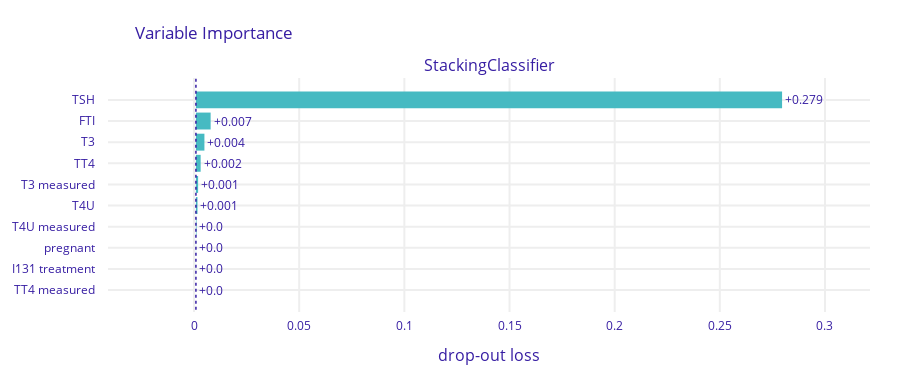

The cell this chart's notebook holds for it:
### Code cell
import pandas as pd
import joblib
from dalex import Explainer
import matplotlib.pyplot as plt

model = joblib.load('C:\\Users\\caiom\\Desktop\\Sist Hypo\\thyroid_disease_AI\\thyroid_disease_AI\\models_file\\StackingModel.sav')

input_train_path = 'C:\\Users\\caiom\\Desktop\\Sist Hypo\\thyroid_disease_AI\\thyroid_disease_AI\\datasets\\hypothyroid\\input_train.csv'
output_train_path = 'C:\\Users\\caiom\\Desktop\\Sist Hypo\\thyroid_disease_AI\\thyroid_disease_AI\\datasets\\hypothyroid\\output_train.csv'
input_test_path = 'C:\\Users\\caiom\\Desktop\\Sist Hypo\\thyroid_disease_AI\\thyroid_disease_AI\\datasets\\hypothyroid\\input_test.csv'
output_test_path = 'C:\\Users\\caiom\\Desktop\\Sist Hypo\\thyroid_disease_AI\\thyroid_disease_AI\\datasets\\hypothyroid\\output_test.csv'

X_train = pd.read_csv(input_train_path)
# X_test = pd.read_csv(input_test_path)
y_train = pd.read_csv(output_train_path)
# y_test = pd.read_csv(output_test_path, header=None, squeeze=True)

exp = Explainer(model, X_train, y_train)

vip = exp.model_parts()
vip.plot()
plt.savefig('imported_features.png')

### Figure 1 — Plotly figure (JSON) as saved in the notebook; plotly's stock layout.template omitted (floating-point values rounded to 4 significant figures)
{"data": [{"base": 0.0008917, "hoverinfo": "text", "hoverlabel": {"bgcolor": "rgba(0,0,0,0.8)"}, "hovertext": ["Model: StackingClassifier loss after<br>variable: TSH is permuted: 0.28<br>Drop-out loss change: +0.279", "Model: StackingClassifier loss after<br>variable: FTI is permuted: 0.008<br>Drop-out loss change: +0.007", "Model: StackingClassifier loss after<br>variable: T3 is permuted: 0.005<br>Drop-out loss change: +0.004", "Model: StackingClassifier loss after<br>variable: TT4 is permuted: 0.003<br>Drop-out loss change: +0.002", "Model: StackingClassifier loss after<br>variable: T3 measured is permuted: 0.002<br>Drop-out loss change: +0.001", "Model: StackingClassifier loss after<br>variable: T4U is permuted: 0.002<br>Drop-out loss change: +0.001", "Model: StackingClassifier loss after<br>variable: T4U measured is permuted: 0.001<br>Drop-out loss change: +0.0", "Model: StackingClassifier loss after<br>variable: pregnant is permuted: 0.001<br>Drop-out loss change: +0.0", "Model: StackingClassifier loss after<br>variable: I131 treatment is permuted: 0.001<br>Drop-out loss change: +0.0", "Model: StackingClassifier loss after<br>variable: TT4 measured is permuted: 0.001<br>Drop-out loss change: +0.0"], "marker": {"color": "#46bac2"}, "orientation": "h", "showlegend": false, "text": ["+0.279", "+0.007", "+0.004", "+0.002", "+0.001", "+0.001", "+0.0", "+0.0", "+0.0", "+0.0"], "textposition": "outside", "type": "bar", "x": [0.2787, 0.006994, 0.00404, 0.002245, 0.001044, 0.0007495, 0.0002737, 7.001e-05, 3.321e-05, 4.4e-06], "xaxis": "x", "y": ["TSH", "FTI", "T3", "TT4", "T3 measured", "T4U", "T4U measured", "pregnant", "I131 treatment", "TT4 measured"], "yaxis": "y"}], "layout": {"annotations": [{"font": {"size": 16}, "showarrow": false, "text": "StackingClassifier", "x": 0.5, "xanchor": "center", "xref": "paper", "y": 1, "yanchor": "bottom", "yref": "paper"}, {"font": {"size": 16}, "showarrow": false, "text": "drop-out loss", "x": 0.5, "xanchor": "center", "xref": "paper", "y": 0, "yanchor": "top", "yref": "paper", "yshift": -30}], "font": {"color": "#371ea3"}, "height": 383, "margin": {"b": 71, "r": 30, "t": 78}, "shapes": [{"line": {"color": "#371ea3", "dash": "dot", "width": 1.5}, "type": "line", "x0": 0.0008917, "x1": 0.0008917, "xref": "x", "y0": -1, "y1": 10, "yref": "y"}], "title": {"text": "Variable Importance", "x": 0.15}, "xaxis": {"anchor": "y", "automargin": true, "domain": [0, 1], "fixedrange": true, "gridwidth": 2, "range": [-0.04091, 0.3214], "tickcolor": "white", "ticklen": 3, "ticks": "outside", "type": "linear", "zeroline": false}, "yaxis": {"anchor": "x", "automargin": true, "autorange": "reversed", "domain": [0, 1], "fixedrange": true, "gridwidth": 2, "tickcolor": "white", "ticklen": 10, "ticks": "outside", "type": "category"}}}
